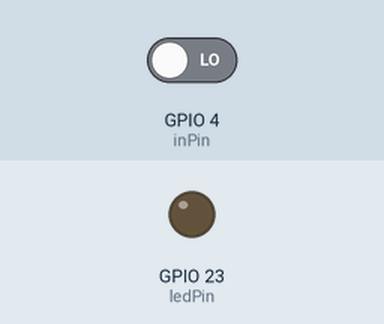
Recording of a sketch running on a simulated ESP32. Shown: output pins drawn as LEDs (lit = HIGH). The inputs (shaded band) are chosen by the test bench; at power-on: GPIO 4 (inPin) LOW. What the sketch prints to the serial monitor is not drawn.

Above: at 1.2 s.
1.3 s: GPIO 4 (inPin) driven HIGH
At 2.4 s:
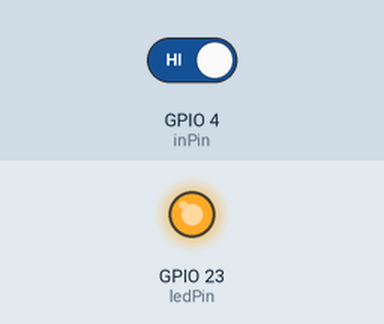
2.8 s: GPIO 4 (inPin) driven LOW
At 3.5 s:
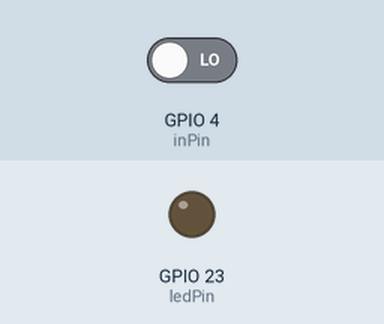
Timing chart, 0 to 5.8 s (numbered marks = the images above; inputs shaded):
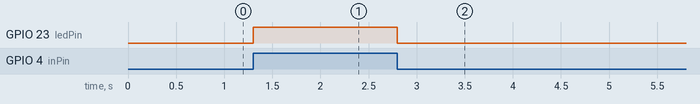

The sketch:

ESP32_button.ino
```cpp
int ledPin = 23;  // LED connected to digital pin 13
int inPin = 4;    // pushbutton connected to digital pin 7
int val = 0;      // variable to store the read value

void setup() {
  Serial.begin(115200);

  pinMode(ledPin, OUTPUT);  // sets the digital pin 13 as output
  pinMode(inPin, INPUT);    // sets the digital pin 7 as input
}

void loop() {
  val = digitalRead(inPin);   // read the input pin
  digitalWrite(ledPin, val);
  Serial.println(val);
}
```

Measured:
- after the input at 1.3 s, GPIO 23 (ledPin): LOW → HIGH at once
- after the input at 2.8 s, GPIO 23 (ledPin): HIGH → LOW at once
